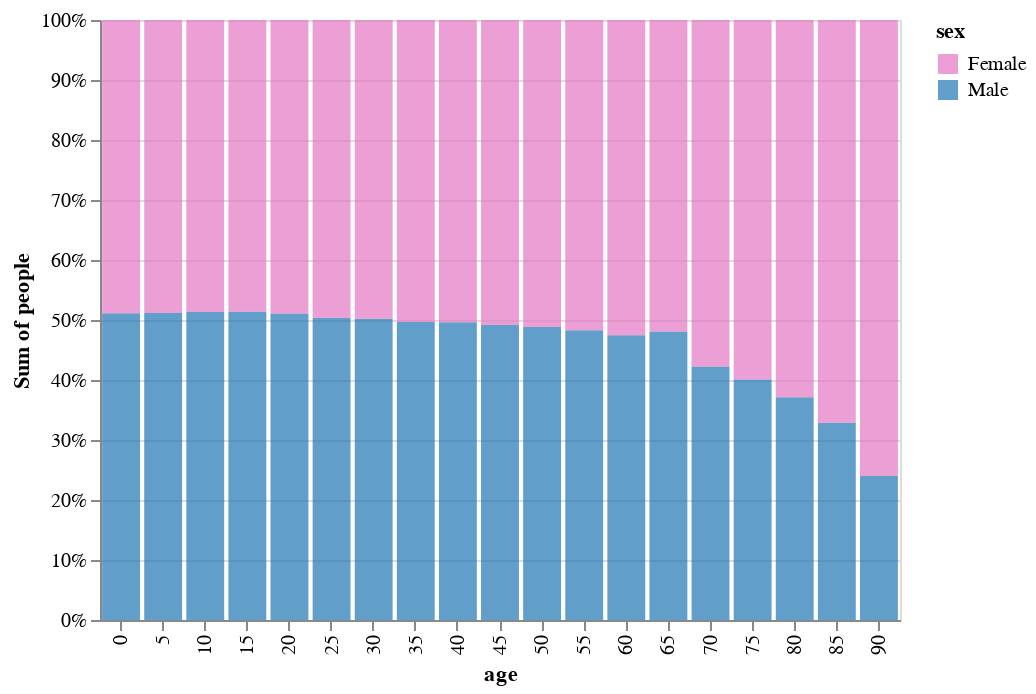

The notebook cell this image was saved under:
### Markdown cell above
## Normalized stacked bar chart

### Code cell
chart.mark_bar().encode(
    x='age:O',
    y=alt.Y('sum(people):Q', stack='normalize'),
    opacity=alt.value(0.7)
)

### Figure 1 — Vega-Lite specification as saved in the notebook (floating-point values rounded to 4 significant figures; data arrays with more than 128 entries replaced by an {"elided": "..."} marker saying what was removed)
{"$schema": "https://vega.github.io/schema/vega-lite/v2.json", "config": {"view": {"height": 300, "width": 400}}, "data": {"values": {"elided": "570 records"}}, "encoding": {"color": {"field": "sex", "scale": {"range": ["#e377c2", "#1f77b4"]}, "type": "nominal"}, "opacity": {"value": 0.7}, "x": {"field": "age", "type": "ordinal"}, "y": {"aggregate": "sum", "field": "people", "stack": "normalize", "type": "quantitative"}}, "mark": "bar", "transform": [{"filter": "datum.year == 2000"}, {"as": "sex", "calculate": "datum.sex == 1 ? 'Male' : 'Female'"}]}
